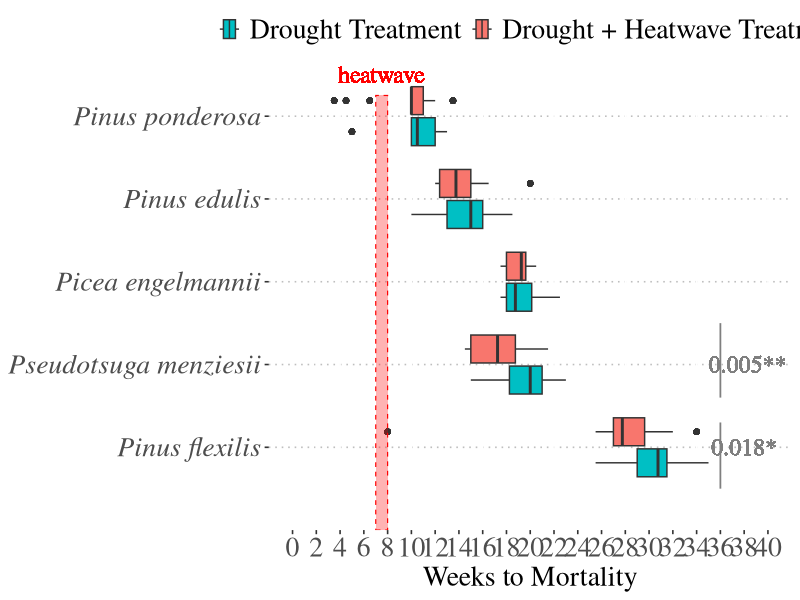

This figure's R source:
#boxplot - Figure 2
#Alexandra Lalor
#allielalor@arizona.edu
#allielalor@gmail.com
#First created: 2022-10-01
#Last updated: 2022-10-01


#load packages
library(tidyverse)
library(ggplot2)
library(survminer) # publication quality graphs
library(RColorBrewer)


###################################################################################
#read csv
Phase1_Data_All <- read_csv("data_analysis/Phase1_Data_All.csv")

#add legend column
Phase1_Data_All <- Phase1_Data_All %>%
  mutate(Legend = ScientificName)
Phase1_Data_All$Legend <- as.factor(Phase1_Data_All$Legend)
Phase1_Data_All <-
  transform(Phase1_Data_All, Legend = factor(Legend, levels = c("Pinus flexilis",
                                                                "Pseudotsuga menziesii",
                                                                "Picea engelmannii",
                                                                "Pinus edulis",
                                                                "Pinus ponderosa")))
levels(Phase1_Data_All$Legend)

#boxplot
Phase1_Data_All %>% 
  group_by(Species, Treatment_temp) %>% 
  arrange(Dead_Week) %>% 
  ggplot(aes(x = Dead_Week,
             y = Legend,
             fill = Treatment_temp)) +
  geom_boxplot() +
  scale_x_continuous(limits = c(0, 40), breaks = seq(0 , 40, by = 2)) +
  xlab("Weeks to Mortality") +
  annotate("rect",
           xmin = 7, xmax = 8,
           ymin = 0, ymax = 5.25,
           color = "red",
           linetype = "dashed",
           size = 0.4,
           fill = "red",
           alpha = 0.3) +
  geom_text(label = "heatwave",
            x = 7.5, y = 5.5, color = "red", size = 6, family = "serif") +
  annotate("segment",
           x = 36, xend = 36,
           y = 0.5, yend = 1.3,
           color = "gray50", linetype = "solid", size = 0.6) +
  geom_text(label = "0.018*",
            x = 38, y = 1, color = "gray50", size = 6, family = "serif") +
  annotate("segment",
           x = 36, xend = 36,
           y = 1.6, yend = 2.5,
           color = "gray50", linetype = "solid", size = 0.6) +
  geom_text(label = "0.005**",
            x = 38.3, y = 2, color = "gray50", size = 6, family = "serif") +
  labs(fill = "") +
  #labs(caption = "\nFIGURE 2 | Heatwave Differences of Droughted Juveniles.\nHalf the droughted individuals (n = 20 per species) were exposed to a week long heatwave\n(indicated by the vertical red box). Boxplots show median time to mortality (rather than the mean). \nGrey bars on the right hand side show p-values of species which are significantly different in their \nmean time to mortality (two-sample t-test, p < 0.05).") +
  scale_fill_discrete(direction = -1,
                      labels = c("Drought Treatment", "Drought + Heatwave Treatment")) +
  theme_pubclean() +
  theme(text = element_text(family = "serif", size = 20),
        axis.text = element_text(size = 20),
        axis.text.y = element_text(face = "italic"),
        axis.title.y = element_blank(),
        legend.text = element_text(size = 20),
        strip.text.x = element_text(size = 20),
        plot.caption = element_text(hjust = 0,
                                    family = "serif",
                                    #face = "bold",
                                    size = 20))
